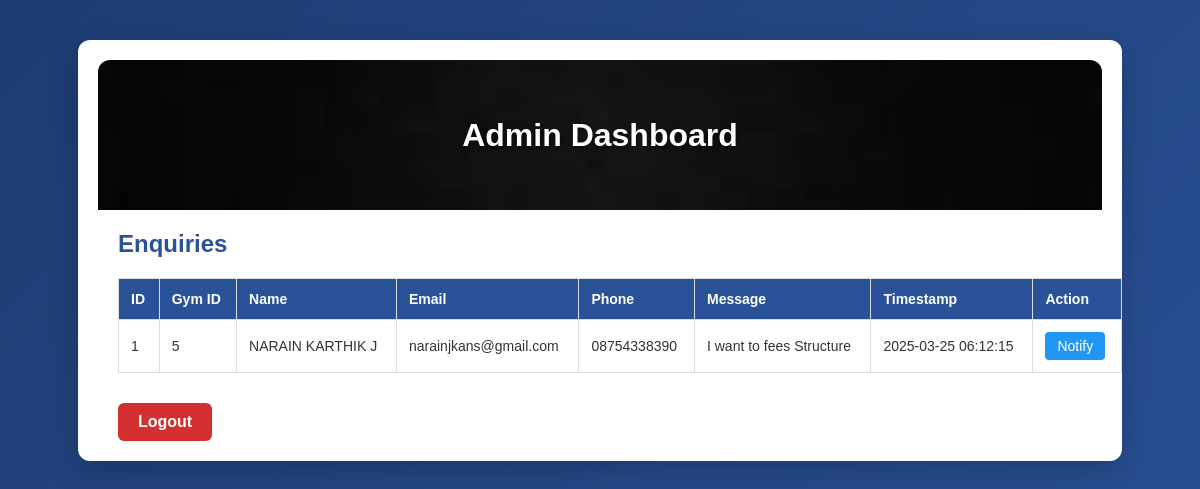
The page /admin (signed in) on the database its author committed.
### tables this page shows
CREATE TABLE enquiries 
                (id INTEGER PRIMARY KEY AUTOINCREMENT,
                 gym_id INTEGER NOT NULL,
                 name TEXT NOT NULL,
                 email TEXT NOT NULL,
                 phone TEXT NOT NULL,
                 message TEXT NOT NULL,
                 timestamp DATETIME DEFAULT CURRENT_TIMESTAMP,
                 FOREIGN KEY (gym_id) REFERENCES gyms(id));

### main.py (the view)
@app.route('/admin')
def admin_dashboard():
    if 'user_id' not in session or session.get('role') != 'admin':
        return redirect(url_for('login'))
    conn = sqlite3.connect('database.db')
    c = conn.cursor()
    c.execute('SELECT * FROM enquiries')
    enquiries = c.fetchall()
    conn.close()
    return render_template('admin_dashboard.html', enquiries=enquiries)

### Templates/admin_dashboard.html (shortened to what this page needs)
<!DOCTYPE html>
<html lang="en">
<head>
    <link rel="stylesheet" href="{{ url_for('static', filename='style.css') }}">
</head>
<body>
    <div class="container">
        <div class="banner">
            <h1>Admin Dashboard</h1>
        </div>
        <h2>Enquiries</h2>
        {% if enquiries %}
            <table class="enquiry-table">
                <thead>
                    <tr>
                        <th>ID</th>
                        <th>Gym ID</th>
                        <th>Name</th>
                        <th>Email</th>
                        <th>Phone</th>
                        <th>Message</th>
                        <th>Timestamp</th>
                        <th>Action</th>
                    </tr>
                </thead>
                <tbody>
                    {% for enquiry in enquiries %}
                        <tr>
                            <td>{{ enquiry[0] }}</td>
                            <td>{{ enquiry[1] }}</td>
                            <td>{{ enquiry[2] }}</td>
                            <td>{{ enquiry[3] }}</td>
                            <td>{{ enquiry[4] }}</td>
                            <td>{{ enquiry[5] }}</td>
                            <td>{{ enquiry[6] }}</td>
                            <td>
                                <a href="{{ url_for('notify_user', enquiry_id=enquiry[0]) }}" class="notify-btn">Notify</a>
                            </td>
                        </tr>
                    {% endfor %}
                </tbody>
            </table>
        {% else %}
            <p class="no-enquiries">No enquiries found.</p>
        {% endif %}
        <a href="{{ url_for('logout') }}" class="back-btn">Logout</a>
    </div>
</body>
</html>

### Static/style.css (style rules this page uses)
body { font-family: Arial, sans-serif; margin: 0; padding: 20px; background-color: #f0f0f0; }
.container { max-width: 800px; margin: 0 auto; background-color: white; padding: 20px; border-radius: 5px; box-shadow: 0 0 10px rgba(0,0,0,0.1); }
h1 { text-align: center; color: #333; }
h2 { color: #666; }
a { color: #4CAF50; text-decoration: none; }
.back-btn { display: inline-block; padding: 10px 20px; background-color: #666; color: white; border-radius: 4px; margin-top: 15px; margin-left: 10px; }
.enquiry-table { width: 100%; border-collapse: collapse; margin: 20px 0; }
.enquiry-table th, .enquiry-table td { padding: 10px; border: 1px solid #ddd; text-align: left; }
.enquiry-table th { background-color: #4CAF50; color: white; }
.notify-btn { display: inline-block; padding: 5px 10px; background-color: #2196F3; color: white; border-radius: 3px; text-decoration: none; }

### Templates/admin_dashboard.html (style rules this page uses)
* { margin: 0; padding: 0; box-sizing: border-box; font-family: 'Arial', sans-serif; }
body { background: linear-gradient(135deg, #1e3c72, #2a5298); color: #333; min-height: 100vh; }
.container { background: #fff; margin: 20px auto; padding: 20px; border-radius: 12px; box-shadow: 0 10px 30px rgba(0, 0, 0, 0.2); width: 90%; max-width: 1200px; animation: fadeIn 0.5s ease-in-out; }
.banner { position: relative; height: 150px; background: url('/static/images/1.jpeg') no-repeat center center/cover; border-radius: 12px 12px 0 0; display: flex; align-items: center; justify-content: center; color: #fff; text-shadow: 0 2px 4px rgba(0, 0, 0, 0.5); margin-bottom: 20px; }
.banner h1 { font-size: 32px; font-weight: 700; color: #fff; }
h2 { font-size: 24px; color: #2a5298; margin-bottom: 20px; font-weight: 600; padding: 0 20px; }
.enquiry-table { width: 100%; border-collapse: collapse; margin: 0 20px 30px 20px; }
.enquiry-table th, .enquiry-table td { padding: 12px; border: 1px solid #ddd; text-align: left; font-size: 14px; }
.enquiry-table th { background: #2a5298; color: #fff; font-weight: 600; }
.notify-btn { display: inline-block; padding: 6px 12px; background: #2196F3; color: #fff; border-radius: 4px; text-decoration: none; font-size: 14px; font-weight: 500; transition: background 0.3s ease; }
.back-btn { display: inline-block; padding: 10px 20px; background: #d32f2f; color: #fff; border-radius: 6px; text-decoration: none; font-size: 16px; font-weight: 600; margin: 0 20px; transition: background 0.3s ease; }

### rows shown on the page
enquiries: id "1", gym "5", name "NARAIN KARTHIK J", email "narainjkans@gmail.com", phone "08754338390", message "I want to fees Structure", timestamp "2025-03-25 06:12:15"
